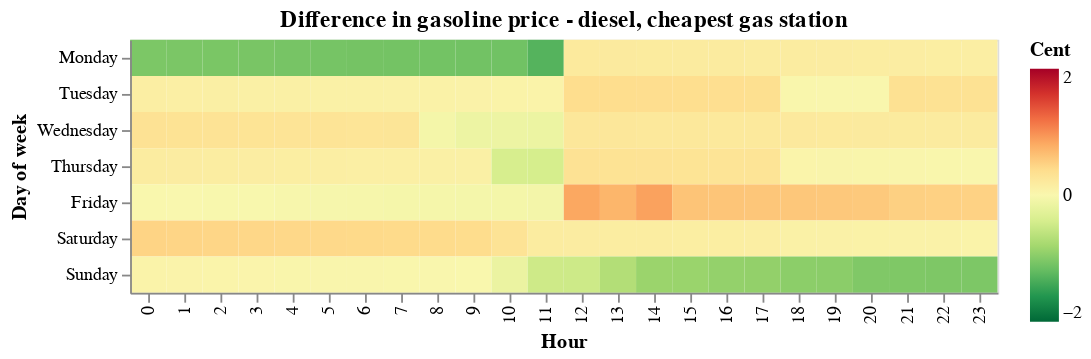
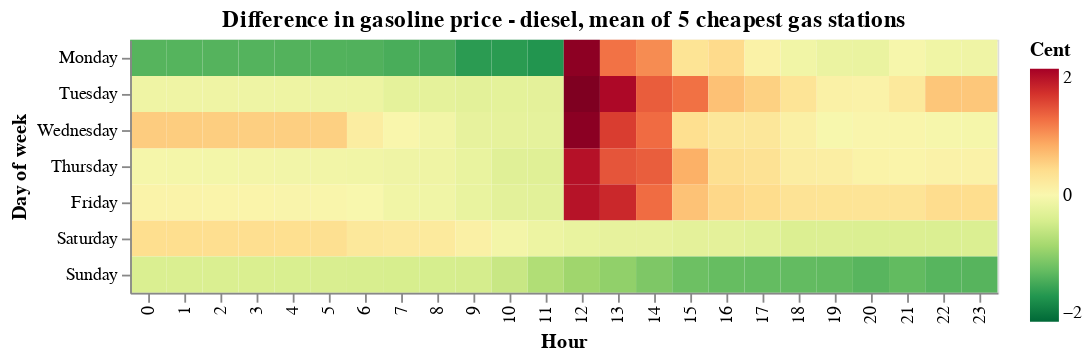
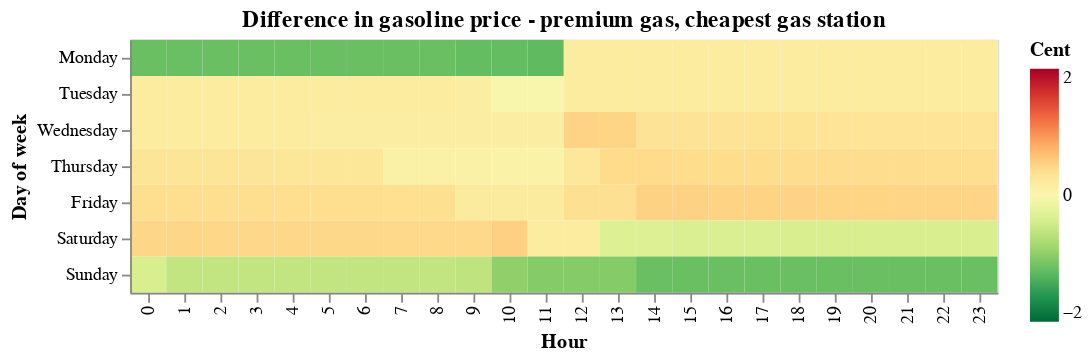
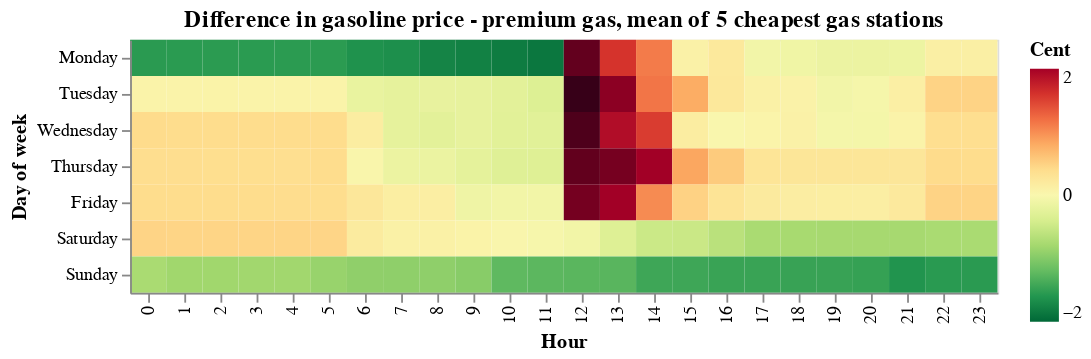

The notebook cell saved with these charts, in order:
### Code cell
for (col, title_part) in [('DIE_min','diesel, cheapest gas station') , 
                          ('DIE_mean', 'diesel, mean of 5 cheapest gas stations'),
                          ('SUP_min','premium gas, cheapest gas station') , 
                          ('SUP_mean', 'premium gas, mean of 5 cheapest gas stations')]:
    chart = alt.Chart(df_chart).mark_rect().encode(
        x='Hour:O',
        y=alt.Y('Day of week:O', sort=['Monday', 'Tuesday', 'Wednesday', 'Thursday', 'Friday', 'Saturday', 'Sunday']),
        color=alt.Color(col, type='quantitative', title='Cent', 
                    scale=alt.Scale(scheme='redyellowgreen', domainMid = 0, domain = [-2, 2], reverse=True))
    ).properties(
        title='Difference in gasoline price - ' + title_part
    )
    chart.save(col + '.svg')
    display(chart)

### Figure 1 — Vega-Lite specification as saved in the notebook (floating-point values rounded to 4 significant figures; data arrays with more than 128 entries replaced by an {"elided": "..."} marker saying what was removed)
{"config": {"view": {"continuousWidth": 400, "continuousHeight": 300}}, "data": {"name": "data-a0c2a53e8d0e9ba8dbd4fbfe224a8aa9"}, "mark": "rect", "encoding": {"color": {"type": "quantitative", "field": "DIE_min", "scale": {"domain": [-2, 2], "domainMid": 0, "reverse": true, "scheme": "redyellowgreen"}, "title": "Cent"}, "x": {"type": "ordinal", "field": "Hour"}, "y": {"type": "ordinal", "field": "Day of week", "sort": ["Monday", "Tuesday", "Wednesday", "Thursday", "Friday", "Saturday", "Sunday"]}}, "title": "Difference in gasoline price - diesel, cheapest gas station", "$schema": "https://vega.github.io/schema/vega-lite/v4.8.1.json", "datasets": {"data-a0c2a53e8d0e9ba8dbd4fbfe224a8aa9": {"elided": "168 records"}}}

### Figure 2 — Vega-Lite specification as saved in the notebook (floating-point values rounded to 4 significant figures; data arrays with more than 128 entries replaced by an {"elided": "..."} marker saying what was removed)
{"config": {"view": {"continuousWidth": 400, "continuousHeight": 300}}, "data": {"name": "data-a0c2a53e8d0e9ba8dbd4fbfe224a8aa9"}, "mark": "rect", "encoding": {"color": {"type": "quantitative", "field": "DIE_mean", "scale": {"domain": [-2, 2], "domainMid": 0, "reverse": true, "scheme": "redyellowgreen"}, "title": "Cent"}, "x": {"type": "ordinal", "field": "Hour"}, "y": {"type": "ordinal", "field": "Day of week", "sort": ["Monday", "Tuesday", "Wednesday", "Thursday", "Friday", "Saturday", "Sunday"]}}, "title": "Difference in gasoline price - diesel, mean of 5 cheapest gas stations", "$schema": "https://vega.github.io/schema/vega-lite/v4.8.1.json", "datasets": {"data-a0c2a53e8d0e9ba8dbd4fbfe224a8aa9": {"elided": "168 records"}}}

### Figure 3 — Vega-Lite specification as saved in the notebook (floating-point values rounded to 4 significant figures; data arrays with more than 128 entries replaced by an {"elided": "..."} marker saying what was removed)
{"config": {"view": {"continuousWidth": 400, "continuousHeight": 300}}, "data": {"name": "data-a0c2a53e8d0e9ba8dbd4fbfe224a8aa9"}, "mark": "rect", "encoding": {"color": {"type": "quantitative", "field": "SUP_min", "scale": {"domain": [-2, 2], "domainMid": 0, "reverse": true, "scheme": "redyellowgreen"}, "title": "Cent"}, "x": {"type": "ordinal", "field": "Hour"}, "y": {"type": "ordinal", "field": "Day of week", "sort": ["Monday", "Tuesday", "Wednesday", "Thursday", "Friday", "Saturday", "Sunday"]}}, "title": "Difference in gasoline price - premium gas, cheapest gas station", "$schema": "https://vega.github.io/schema/vega-lite/v4.8.1.json", "datasets": {"data-a0c2a53e8d0e9ba8dbd4fbfe224a8aa9": {"elided": "168 records"}}}

### Figure 4 — Vega-Lite specification as saved in the notebook (floating-point values rounded to 4 significant figures; data arrays with more than 128 entries replaced by an {"elided": "..."} marker saying what was removed)
{"config": {"view": {"continuousWidth": 400, "continuousHeight": 300}}, "data": {"name": "data-a0c2a53e8d0e9ba8dbd4fbfe224a8aa9"}, "mark": "rect", "encoding": {"color": {"type": "quantitative", "field": "SUP_mean", "scale": {"domain": [-2, 2], "domainMid": 0, "reverse": true, "scheme": "redyellowgreen"}, "title": "Cent"}, "x": {"type": "ordinal", "field": "Hour"}, "y": {"type": "ordinal", "field": "Day of week", "sort": ["Monday", "Tuesday", "Wednesday", "Thursday", "Friday", "Saturday", "Sunday"]}}, "title": "Difference in gasoline price - premium gas, mean of 5 cheapest gas stations", "$schema": "https://vega.github.io/schema/vega-lite/v4.8.1.json", "datasets": {"data-a0c2a53e8d0e9ba8dbd4fbfe224a8aa9": {"elided": "168 records"}}}
